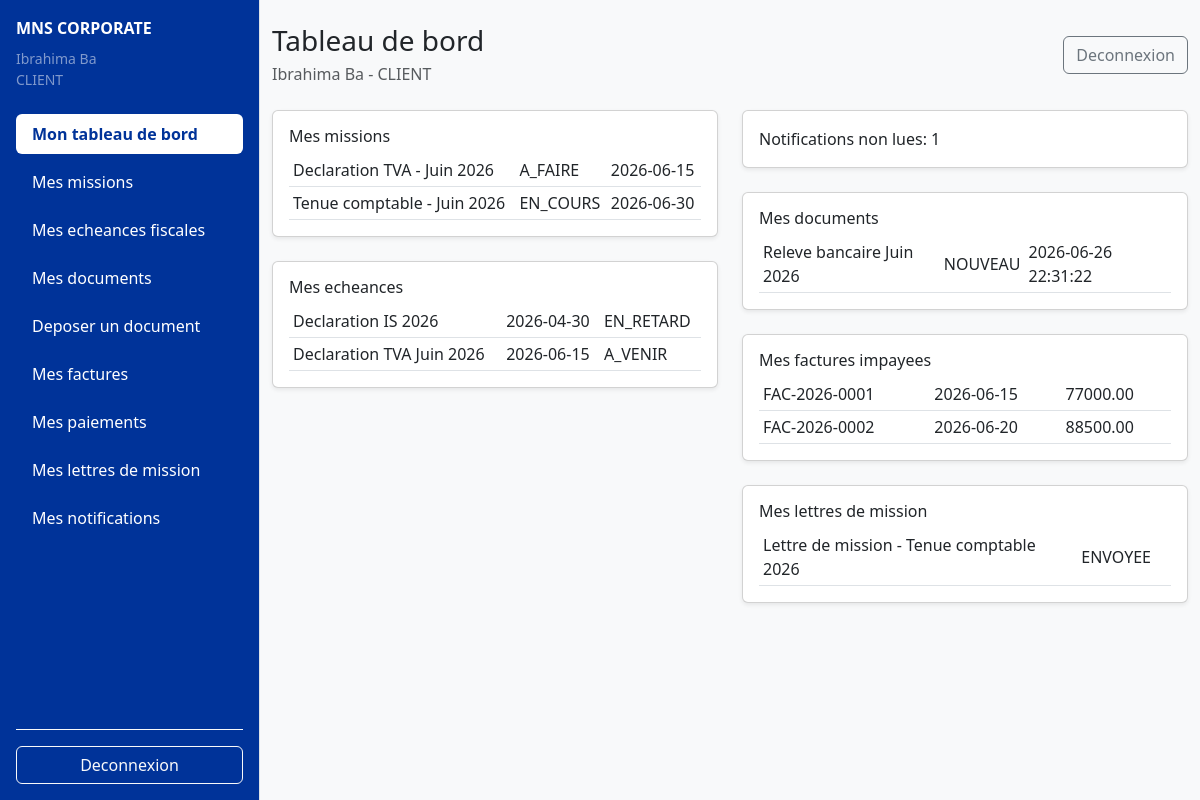
Screenshot of /index.php (signed in) with the database file from the repository.
### tables this page shows
CREATE TABLE IF NOT EXISTS missions (
    id INT UNSIGNED AUTO_INCREMENT PRIMARY KEY,
    client_id INT UNSIGNED NOT NULL,
    mission_catalog_id INT UNSIGNED NOT NULL,
    title VARCHAR(180) NOT NULL,
    description TEXT NULL,
    start_date DATE NOT NULL,
    planned_end_date DATE NULL,
    actual_end_date DATE NULL,
    status ENUM('A_FAIRE', 'EN_COURS', 'TERMINEE', 'EN_RETARD', 'ANNULEE')
        NOT NULL DEFAULT 'A_FAIRE',
    priority ENUM('BASSE', 'MOYENNE', 'HAUTE') NOT NULL DEFAULT 'MOYENNE',
    estimated_hours DECIMAL(8,2) NULL,
    created_by INT UNSIGNED NOT NULL,
    created_at TIMESTAMP DEFAULT CURRENT_TIMESTAMP,
    updated_at TIMESTAMP DEFAULT CURRENT_TIMESTAMP ON UPDATE CURRENT_TIMESTAMP,
    CONSTRAINT fk_missions_client
        FOREIGN KEY (client_id) REFERENCES clients(id)
        ON DELETE CASCADE
        ON UPDATE CASCADE,
    CONSTRAINT fk_missions_catalog
        FOREIGN KEY (mission_catalog_id) REFERENCES mission_catalog(id)
        ON DELETE RESTRICT
        ON UPDATE CASCADE,
    CONSTRAINT fk_missions_created_by
        FOREIGN KEY (created_by) REFERENCES users(id)
        ON DELETE RESTRICT
        ON UPDATE CASCADE
);

CREATE TABLE IF NOT EXISTS fiscal_deadlines (
    id INT UNSIGNED AUTO_INCREMENT PRIMARY KEY,
    client_id INT UNSIGNED NOT NULL,
    mission_id INT UNSIGNED NULL,
    title VARCHAR(180) NOT NULL,
    description TEXT NULL,
    deadline_date DATE NOT NULL,
    status ENUM('A_VENIR', 'TERMINEE', 'EN_RETARD') NOT NULL DEFAULT 'A_VENIR',
    completed_at DATETIME NULL,
    created_at TIMESTAMP DEFAULT CURRENT_TIMESTAMP,
    CONSTRAINT fk_deadlines_client
        FOREIGN KEY (client_id) REFERENCES clients(id)
        ON DELETE CASCADE
        ON UPDATE CASCADE,
    CONSTRAINT fk_deadlines_mission
        FOREIGN KEY (mission_id) REFERENCES missions(id)
        ON DELETE SET NULL
        ON UPDATE CASCADE
);

CREATE TABLE IF NOT EXISTS documents (
    id INT UNSIGNED AUTO_INCREMENT PRIMARY KEY,
    client_id INT UNSIGNED NOT NULL,
    mission_id INT UNSIGNED NULL,
    uploaded_by INT UNSIGNED NOT NULL,
    title VARCHAR(180) NOT NULL,
    original_filename VARCHAR(255) NOT NULL,
    stored_filename VARCHAR(255) NOT NULL,
    file_path VARCHAR(255) NOT NULL,
    file_type VARCHAR(100) NULL,
    file_size INT UNSIGNED NULL,
    document_category ENUM('FACTURE', 'RELEVE_BANCAIRE', 'CONTRAT', 'DECLARATION', 'AUTRE')
        NOT NULL DEFAULT 'AUTRE',
    status ENUM('NOUVEAU', 'CONSULTE', 'VALIDE', 'REJETE')
        NOT NULL DEFAULT 'NOUVEAU',
    uploaded_at TIMESTAMP DEFAULT CURRENT_TIMESTAMP,
    CONSTRAINT fk_documents_client
        FOREIGN KEY (client_id) REFERENCES clients(id)
        ON DELETE CASCADE
        ON UPDATE CASCADE,
    CONSTRAINT fk_documents_mission
        FOREIGN KEY (mission_id) REFERENCES missions(id)
        ON DELETE SET NULL
        ON UPDATE CASCADE,
    CONSTRAINT fk_documents_uploaded_by
        FOREIGN KEY (uploaded_by) REFERENCES users(id)
        ON DELETE RESTRICT
        ON UPDATE CASCADE
);

CREATE TABLE IF NOT EXISTS invoices (
    id INT UNSIGNED AUTO_INCREMENT PRIMARY KEY,
    client_id INT UNSIGNED NOT NULL,
    mission_id INT UNSIGNED NULL,
    invoice_number VARCHAR(50) NOT NULL UNIQUE,
    issue_date DATE NOT NULL,
    due_date DATE NOT NULL,
    subtotal DECIMAL(12,2) NOT NULL DEFAULT 0.00,
    tax_rate DECIMAL(5,2) NOT NULL DEFAULT 18.00,
    tax_amount DECIMAL(12,2) NOT NULL DEFAULT 0.00,
    total_amount DECIMAL(12,2) NOT NULL DEFAULT 0.00,
    status ENUM('BROUILLON', 'ENVOYEE', 'PARTIELLEMENT_PAYEE', 'PAYEE', 'EN_RETARD', 'ANNULEE')
        NOT NULL DEFAULT 'BROUILLON',
    notes TEXT NULL,
    created_by INT UNSIGNED NOT NULL,
    created_at TIMESTAMP DEFAULT CURRENT_TIMESTAMP,
    updated_at TIMESTAMP DEFAULT CURRENT_TIMESTAMP ON UPDATE CURRENT_TIMESTAMP,
    CONSTRAINT fk_invoices_client
        FOREIGN KEY (client_id) REFERENCES clients(id)
        ON DELETE RESTRICT
        ON UPDATE CASCADE,
    CONSTRAINT fk_invoices_mission
        FOREIGN KEY (mission_id) REFERENCES missions(id)
        ON DELETE SET NULL
        ON UPDATE CASCADE,
    CONSTRAINT fk_invoices_created_by
        FOREIGN KEY (created_by) REFERENCES users(id)
        ON DELETE RESTRICT
        ON UPDATE CASCADE
);

CREATE TABLE IF NOT EXISTS engagement_letters (
    id INT UNSIGNED AUTO_INCREMENT PRIMARY KEY,
    client_id INT UNSIGNED NOT NULL,
    mission_id INT UNSIGNED NULL,
    title VARCHAR(180) NOT NULL,
    file_path VARCHAR(255) NULL,
    status ENUM('BROUILLON', 'ENVOYEE', 'SIGNEE') NOT NULL DEFAULT 'BROUILLON',
    sent_at DATETIME NULL,
    signed_at DATETIME NULL,
    signed_by_name VARCHAR(150) NULL,
    signature_text VARCHAR(255) NULL,
    created_by INT UNSIGNED NOT NULL,
    created_at TIMESTAMP DEFAULT CURRENT_TIMESTAMP,
    CONSTRAINT fk_letters_client
        FOREIGN KEY (client_id) REFERENCES clients(id)
        ON DELETE CASCADE
        ON UPDATE CASCADE,
    CONSTRAINT fk_letters_mission
        FOREIGN KEY (mission_id) REFERENCES missions(id)
        ON DELETE SET NULL
        ON UPDATE CASCADE,
    CONSTRAINT fk_letters_created_by
        FOREIGN KEY (created_by) REFERENCES users(id)
        ON DELETE RESTRICT
        ON UPDATE CASCADE
);

### frontend/views/dashboard/dashboard_view.php (the view, shortened to what the rows shown need)
<?php
require_once __DIR__ . '/../../../backend/includes/helpers.php';
$cards = $dashboard['cards'] ?? [];
$monthlyRevenue = $dashboard['monthlyRevenue'] ?? [];
$missionStatuses = $dashboard['missionStatuses'] ?? [];
$occupation = $dashboard['occupation'] ?? [];
$money = static fn(float $value): string => number_format($value, 0, ',', ' ') . ' FCFA';
require_once __DIR__ . '/../includes/header.php';
?>
<div class="d-flex">
    <?php require_once __DIR__ . '/../includes/sidebar.php'; ?>
    <main class="container-fluid py-4">
        <div class="d-flex justify-content-between align-items-center mb-4">
            <div>
                <h1 class="h3 mb-1">Tableau de bord</h1>
            </div>
        </div>
        <?php if ($role === 'EXPERT'): ?>
            <div class="row g-3 mb-4">
                <?php
                $cardLabels = [
                    'active_clients' => ['Clients actifs', (string) ($cards['active_clients'] ?? 0)],
                    'active_missions' => ['Missions en cours', (string) ($cards['active_missions'] ?? 0)],
                    'overdue_deadlines' => ['Echeances en retard', (string) ($cards['overdue_deadlines'] ?? 0)],
                    'unpaid_invoices' => ['Factures impayees', $money((float) ($cards['unpaid_invoices'] ?? 0))],
                    'monthly_revenue' => ['CA encaisse ce mois', $money((float) ($cards['monthly_revenue'] ?? 0))],
                    'new_documents' => ['Documents nouveaux', (string) ($cards['new_documents'] ?? 0)],
                    'pending_timesheets' => ['Timesheets a valider', (string) ($cards['pending_timesheets'] ?? 0)],
                ];
                ?>
                <?php foreach ($cardLabels as $card): ?>
                    <div class="col-12 col-md-6 col-xl-3">
                        <div class="card h-100 shadow-sm">
                            <div class="card-body">
                                <div class="text-muted small"><?php echo e($card[0]); ?></div>
                                <div class="fs-4 fw-semibold"><?php echo e($card[1]); ?></div>
                            </div>
                        </div>
                    </div>
                <?php endforeach; ?>
            </div>
            <div class="row g-4 mb-4">
                <div class="col-12 col-xl-5">
                    <div class="card shadow-sm h-100">
                        <div class="card-body">
                            <h2 class="h6">CA encaisse des 6 derniers mois</h2>
                            <?php if ($monthlyRevenue === []): ?>
                                <p class="text-muted mb-0">Aucun paiement enregistre.</p>
                            <?php else: ?>
                                <div style="height:260px"><canvas id="revenueChart"></canvas></div>
                            <?php endif; ?>
                        </div>
                    </div>
                </div>
                <div class="col-12 col-xl-3">
                    <div class="card shadow-sm h-100">
                        <div class="card-body">
                            <h2 class="h6">Missions par statut</h2>
                            <div style="height:260px"><canvas id="missionsChart"></canvas></div>
                        </div>
                    </div>
                </div>
                <div class="col-12 col-xl-4">
                    <div class="card shadow-sm h-100">
                        <div class="card-body">
                            <h2 class="h6">Taux d'occupation</h2>
                            <?php if ($occupation === []): ?>
                                <p class="text-muted mb-0">Aucun collaborateur actif.</p>
                            <?php else: ?>
                                <div style="height:260px"><canvas id="occupationChart"></canvas></div>
                            <?php endif; ?>
                        </div>
                    </div>
                </div>
            </div>
            <div class="row g-4">
                <div class="col-12 col-xl-6">
                    <?php renderDashboardList('Echeances urgentes', $dashboard['overdueDeadlines'] ?? [], ['title', 'company_name', 'deadline_date']); ?>
                    <?php renderDashboardList('Factures impayees', $dashboard['unpaidAlerts'] ?? [], ['invoice_number', 'company_name', 'balance_due']); ?>
                </div>
                <div class="col-12 col-xl-6">
                    <?php renderDashboardList('Top clients', $dashboard['topClients'] ?? [], ['company_name', 'total_paid']); ?>
                    <?php renderDashboardList('Documents nouveaux', $dashboard['newDocuments'] ?? [], ['title', 'company_name', 'uploaded_at']); ?>
                    <?php renderDashboardList('Timesheets saisis', $dashboard['pendingTimesheets'] ?? [], ['full_name', 'work_date', 'hours_worked']); ?>
                </div>
            </div>
            <script src="https://cdn.jsdelivr.net/npm/chart.js"></script>
            <script>
            const revenueData = <?php echo json_encode($monthlyRevenue, JSON_THROW_ON_ERROR); ?>;
            const missionData = <?php echo json_encode($missionStatuses, JSON_THROW_ON_ERROR); ?>;
            const occupationData = <?php echo json_encode($occupation, JSON_THROW_ON_ERROR); ?>;
            if (document.getElementById('revenueChart')) {
                new Chart(document.getElementById('revenueChart'), {
                    type: 'bar',
                    data: { labels: revenueData.map(row => row.label), datasets: [{ label: 'FCFA', data: revenueData.map(row => Number(row.amount)), backgroundColor: '#2563eb' }] },
                    options: { responsive: true, maintainAspectRatio: false, plugins: { legend: { display: false } } }
                });
            }
            if (document.getElementById('missionsChart')) {
                new Chart(document.getElementById('missionsChart'), {
                    type: 'doughnut',
                    data: { labels: Object.keys(missionData), datasets: [{ data: Object.values(missionData), backgroundColor: ['#64748b','#0d6efd','#198754','#dc3545','#6c757d'] }] },
                    options: { responsive: true, maintainAspectRatio: false }
                });
            }
            if (document.getElementById('occupationChart')) {
                new Chart(document.getElementById('occupationChart'), {
                    type: 'bar',
                    data: { labels: occupationData.map(row => row.full_name), datasets: [{ label: '% occupation', data: occupationData.map(row => Number(row.occupation_rate)), backgroundColor: '#198754' }] },
                    options: { responsive: true, maintainAspectRatio: false, indexAxis: 'y', plugins: { legend: { display: false } }, scales: { x: { beginAtZero: true } } }
                });
            }
            </script>
        <?php elseif ($role === 'CLIENT'): ?>
            <div class="row g-4">
                <div class="col-12 col-xl-6">
                    <?php renderDashboardList('Mes missions', $dashboard['missions'] ?? [], ['title', 'status', 'planned_end_date']); ?>
                </div>
                <div class="col-12 col-xl-6">
                </div>
            </div>
        <?php endif; ?>
    </main>
</div>
<?php require_once __DIR__ . '/../includes/footer.php'; ?>
<?php
function renderDashboardList(string $title, array $rows, array $columns): void
{
    ?>
    <div class="card shadow-sm mb-4">
        <div class="card-body">
            <h2 class="h6"><?php echo e($title); ?></h2>
            <?php if ($rows === []): ?>
                <p class="text-muted mb-0">Aucune donnee a afficher.</p>
            <?php else: ?>
                <div class="table-responsive">
                    <table class="table table-sm align-middle mb-0">
                        <tbody>
                        <?php foreach ($rows as $row): ?>
                            <tr>
                                <?php foreach ($columns as $column): ?>
                                    <td><?php echo e((string) ($row[$column] ?? '')); ?></td>
                                <?php endforeach; ?>
                            </tr>
                        <?php endforeach; ?>
                        </tbody>
                    </table>
                </div>
            <?php endif; ?>
        </div>
    </div>
    <?php
}

### rows the page displays
missions: title "Declaration TVA - Juin 2026", status "A_FAIRE", planned_end_date "2026-06-15"
missions: title "Tenue comptable - Juin 2026", status "EN_COURS", planned_end_date "2026-06-30"
fiscal_deadlines: title "Declaration IS 2026", deadline_date "2026-04-30", status "EN_RETARD"
fiscal_deadlines: title "Declaration TVA Juin 2026", deadline_date "2026-06-15", status "A_VENIR"
documents: title "Releve bancaire Juin 2026", status "NOUVEAU", uploaded_at "2026-06-26 22:31:22"
invoices: invoice_number "FAC-2026-0001", due_date "2026-06-15", column "77000.00"
invoices: invoice_number "FAC-2026-0002", due_date "2026-06-20", column "88500.00"
engagement_letters: title "Lettre de mission - Tenue comptable 2026", status "ENVOYEE"

### other values shown
$fullName "Ibrahima Ba"
$role "CLIENT"
$label "Mon tableau de bord"
$label "Mes missions"
$label "Mes echeances fiscales"
$label "Mes documents"
$label "Deposer un document"
$label "Mes factures"
$label "Mes paiements"
$label "Mes lettres de mission"
$label "Mes notifications"
$user['full_name'] "Ibrahima Ba"
$title "Mes missions Mes echeances Mes documents Mes factures impayees Mes lettres de mission"
$dashboard['unreadNotifications'] "1"
